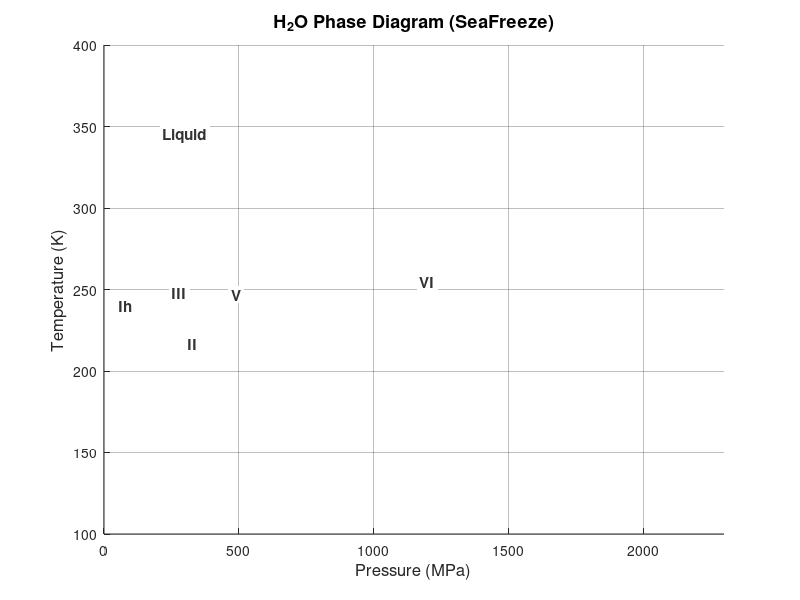

MATLAB code for this plot:
function fig = SF_WPD(varargin)
% SF_WPD  Draw the H2O Water Phase Diagram.
% Version 1.1.2
% Baptiste Journaux - 2026
%
% Computes all phase boundaries dynamically from Gibbs energy splines
% via SF_PhaseLines.  Supports NaCl(aq) melting-curve overlays.
%
% Usage:
%   SF_WPD()                                        % pure water, new figure
%   SF_WPD('solute','NaCl', 'm', [0.5 1 2 4])      % NaClaq overlay
%   SF_WPD('meta', false)                           % hide metastable extensions
%   SF_WPD('labels', true)                          % annotate phase fields
%   SF_WPD('ax', gca)                               % overlay on existing axes
%   fig = SF_WPD(...)                               % return figure handle
%
% Name-Value Parameters:
%   'ax'      - axes handle to plot onto (default: new figure)
%   'solute'  - 'none' (default) or 'NaCl' to overlay NaClaq melting curves
%   'm'       - scalar or vector of molality values (mol/kg) for NaClaq
%   'meta'    - 'default' (only Ih-II and II-VI, matching v1), true/'all'
%               (all pairs), or false/'none' (no metastable extensions)
%   'labels'  - logical, annotate stability fields with phase names (default: false)
%
% See also: SF_PhaseLines, SF_WhichPhase

p = inputParser;
addParameter(p, 'ax',      [],      @(x) isempty(x) || isgraphics(x, 'axes'));
addParameter(p, 'solute',  'none',  @(s) ischar(s) || (isstring(s) && isscalar(s)));
addParameter(p, 'm',       [],      @(x) isnumeric(x) && (isempty(x) || isvector(x)));
addParameter(p, 'meta',    'default', @valid_meta);
addParameter(p, 'labels',  true,    @(x) islogical(x) || (isnumeric(x) && isscalar(x)));
parse(p, varargin{:});

ax_in     = p.Results.ax;
solute    = lower(char(p.Results.solute));
m_arr     = p.Results.m(:)';
meta_arg  = p.Results.meta;
do_labels = logical(p.Results.labels);
is_nacl   = ismember(solute, {'nacl','naclaq'});

% Parse meta option: 'default' | true/'all' | false/'none'
DEFAULT_META_PAIRS = {'Ih','II'; 'II','VI'};
if ischar(meta_arg) || isstring(meta_arg)
    switch lower(char(meta_arg))
        case 'default', meta_mode = 1;   % only Ih-II and II-VI
        case 'all',     meta_mode = 2;   % all pairs
        case 'none',    meta_mode = 0;   % no metastable
        otherwise,      meta_mode = 1;
    end
elseif meta_arg
    meta_mode = 2;  % true  -> all
else
    meta_mode = 0;  % false -> none
end

if is_nacl && isempty(m_arr)
    error('SF_WPD:badInput', ...
          'solute is set to NaCl; pass molality value(s) via ''m''.');
end

% --- Create or reuse axes -----------------------------------------------------
if isempty(ax_in)
    fig = figure('Position', [100 100 900 650]);
    ax  = axes(fig);
else
    ax  = ax_in;
    fig = ancestor(ax, 'figure');
end
hold(ax, 'on');

% --- Pure-water / ice phase boundaries ----------------------------------------
PAIRS = {'Ih','water1'; 'Ih','II'; 'Ih','III'; ...
         'II','III'; 'II','V'; 'II','VI'; 'II','water1'; ...
         'III','V'; 'III','water1'; ...
         'V','water1'; 'V','VI'; 'VI','water1'};

for k = 1:size(PAIRS, 1)
    try
        r = SF_PhaseLines(PAIRS{k,1}, PAIRS{k,2}, 'segment', 'all');
    catch
        continue
    end
    plot_runs(ax, r.P, r.T, r.stable, '-', 1.4, [0 0 0]);
    % Metastable: mode 2 = all pairs; mode 1 = only Ih-II and II-VI below 150 K
    if meta_mode == 2
        plot_runs(ax, r.P, r.T, ~r.stable, '--', 1.0, [0.5 0.5 0.5]);
    elseif meta_mode == 1 && is_default_meta(PAIRS{k,1}, PAIRS{k,2}, DEFAULT_META_PAIRS)
        low_T = ~r.stable & r.T < 150;
        plot_runs(ax, r.P, r.T, low_T, '--', 1.0, [0.5 0.5 0.5]);
    end
end

% --- NaClaq melting-curve overlay ---------------------------------------------
if is_nacl
    nm = numel(m_arr);
    cmap = parula(max(nm, 2));
    ice_phases = {'Ih', 'III', 'V', 'VI'};
    for j = 1:nm
        for ic = 1:numel(ice_phases)
            try
                r = SF_PhaseLines(ice_phases{ic}, 'NaClaq', 'm', m_arr(j));
            catch
                continue
            end
            lbl = '';
            if ic == 1
                lbl = sprintf('m = %g mol/kg', m_arr(j));
            end
            plot(ax, r.P, r.T, '-', 'Color', cmap(j,:), ...
                 'LineWidth', 1.2, 'DisplayName', lbl);
        end
    end
    legend(ax, 'show', 'Location', 'northeast', 'FontSize', 9);
end

% --- Axis formatting ----------------------------------------------------------
xlabel(ax, 'Pressure (MPa)', 'FontSize', 12);
ylabel(ax, 'Temperature (K)', 'FontSize', 12);
title(ax, 'H_2O Phase Diagram (SeaFreeze)', 'FontSize', 13);
xlim(ax, [0 2300]);
ylim(ax, [100 400]);
grid(ax, 'on');
set(ax, 'GridAlpha', 0.3);

% --- Phase-field labels -------------------------------------------------------
if do_labels
    kw = {'FontSize', 11, 'FontWeight', 'bold', ...
          'HorizontalAlignment', 'center', 'VerticalAlignment', 'middle', ...
          'Color', [0.2 0.2 0.2], ...
          'BackgroundColor', 'w', 'EdgeColor', 'none', 'Margin', 2};
    text(ax, 80,   240, 'Ih',     kw{:});
    text(ax, 330,  217, 'II',     kw{:});
    text(ax, 280,  248, 'III',    kw{:});
    text(ax, 490,  247, 'V',      kw{:});
    text(ax, 1200, 255, 'VI',     kw{:});
    text(ax, 300,  345, 'Liquid', kw{:});
end

if nargout == 0
    clear fig
end

end


% ==============================================================================
function tf = valid_meta(x)
    if islogical(x) || (isnumeric(x) && isscalar(x))
        tf = true;
    elseif ischar(x) || (isstring(x) && isscalar(x))
        tf = ismember(lower(char(x)), {'default','all','none'});
    else
        tf = false;
    end
end

function tf = is_default_meta(a, b, pairs)
    tf = false;
    for j = 1:size(pairs, 1)
        if (strcmp(a, pairs{j,1}) && strcmp(b, pairs{j,2})) || ...
           (strcmp(a, pairs{j,2}) && strcmp(b, pairs{j,1}))
            tf = true; return;
        end
    end
end

function plot_runs(ax, P, T, mask, style, lw, color)
% Insert NaN between disjoint runs so a single plot() call doesn't bridge gaps.
    idx = find(mask);
    if isempty(idx), return; end
    breaks = find(diff(idx) > 1);
    Pp = P(idx);
    Tp = T(idx);
    for b = flip(breaks(:)')
        Pp = [Pp(1:b); NaN; Pp(b+1:end)];
        Tp = [Tp(1:b); NaN; Tp(b+1:end)];
    end
    plot(ax, Pp, Tp, style, 'LineWidth', lw, 'Color', color, ...
         'HandleVisibility', 'off');
end
